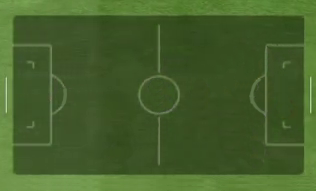
#> input picture minimap_clean.png, 316 x 191 px
$ python -i minimap_data.py   (imports and definitions only)
#> lines starting #> are read from the running program, lines starting #| are printed output that depends on the picture
### util/screenlogger.py
import cv2
import numpy as np


class ScreenLogger:
    def __init__(self, width=500, height=500):
        self.active_messages = []

        self.width = width
        self.height = height
        self.window_name = "Logger"

        cv2.namedWindow(self.window_name, cv2.WINDOW_NORMAL)
        cv2.resizeWindow(self.window_name, width, height)

    # [31 lines left out: functions push, update, not called in this run]


logger = ScreenLogger()

### util/minimap_data.py
from pathlib import Path
import cv2
import numpy as np

from util.screenlogger import logger

# MINIMAP REGION
Y_START = 850
Y_END = 1040
X_START = 800
X_END = 1115


MINIMAP_LINES_MASKS = [
    # SIDE LINES
    [
        np.array([120, 175, 150]),
        np.array([175, 255, 190])
    ],
    # BOTTOM LINE
    [
        [
            np.array([110, 175, 120]),
            np.array([180, 255, 255]),
        ],
        [
            np.array([0, 0, 0]),
            np.array([20, 75, 35]),
        ]
    ]
]

BALL_MASK = [
    np.array([0, 170, 175]),
    np.array([100, 255, 255])
]

TEAM_MASK = [
    np.array([26, 0, 0]),
    np.array([132, 50, 60])
]

CONTROLLED_MASK = [
    np.array([24, 0, 69]),
    np.array([150, 50, 150])
]

OPPONENT_MASK = [
    np.array([200, 200, 200]),
    np.array([255, 255, 255])
]

def get_minimap_dims():
    return X_END - X_START, Y_END - Y_START

def get_minimap_roi(frame):
    return frame[Y_START:Y_END, X_START:X_END]

# [257 lines left out: functions count_visible_pixels, get_opponents, get_ball, get_team, get_controlled_player, not called in this run]


def is_minimap_visible(frame, debug=False):

    TARGETS = [
        [806, 929, 960],
        [1110, 929, 960],
        [816, 1099, 1031]
    ]

    ui_bottom_roi = frame[TARGETS[2][2]:TARGETS[2][2]+1, TARGETS[2][0]:TARGETS[2][1]]
    bottom_mask = np.zeros(ui_bottom_roi.shape[:2], dtype=np.uint8)
    for i in range(2):
        current_mask = cv2.inRange(ui_bottom_roi, MINIMAP_LINES_MASKS[1][i][0], MINIMAP_LINES_MASKS[1][i][1])
        bottom_mask = cv2.bitwise_or(bottom_mask, current_mask)

    if debug:
        height, width = bottom_mask.shape[:2]
        zoomed_minimap_mask = cv2.resize(bottom_mask, (width * 3, height * 3))
        cv2.imshow("Minimap bottom row", zoomed_minimap_mask)

    num_pixels, total_pixels = count_visible_pixels(bottom_mask)

    for i in range(2):
        ui_side_row = frame[TARGETS[i][1]:TARGETS[i][2], TARGETS[i][0]:TARGETS[i][0]+1]
        side_mask = cv2.inRange(ui_side_row, MINIMAP_LINES_MASKS[0][0], MINIMAP_LINES_MASKS[0][1])

        if debug:
            height, width = ui_side_row.shape[:2]
            zoomed_minimap_mask = cv2.resize(side_mask, (width * 3, height * 3))
            cv2.imshow(f"Minimap side row {i}", zoomed_minimap_mask)

        side_pixels, side_total_pixels = count_visible_pixels(side_mask)

        num_pixels += side_pixels
        total_pixels += side_total_pixels

    threshold = 0.90
    is_visible = num_pixels / total_pixels > threshold

    logger.push(f"Minimap visible: {is_visible} ({round(num_pixels / total_pixels, 2) * 100}% > {threshold * 100}%)")

    return is_visible

>>> import cv2
>>> picture = cv2.imread('../minimap_clean.png', cv2.IMREAD_GRAYSCALE)
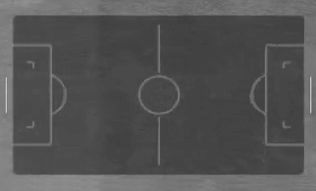
#> picture: shape (191, 316); min 59, max 202, mean 83.9
>>> result = is_minimap_visible(picture)
#> in is_minimap_visible, `ui_bottom_roi = frame[TARGETS[2][2]:TARGETS[2][2]+1, TARGETS[2][0]:TAR..`: ui_bottom_roi = empty array
#> (the run stopped early here; a loop or call above may not have finished)
